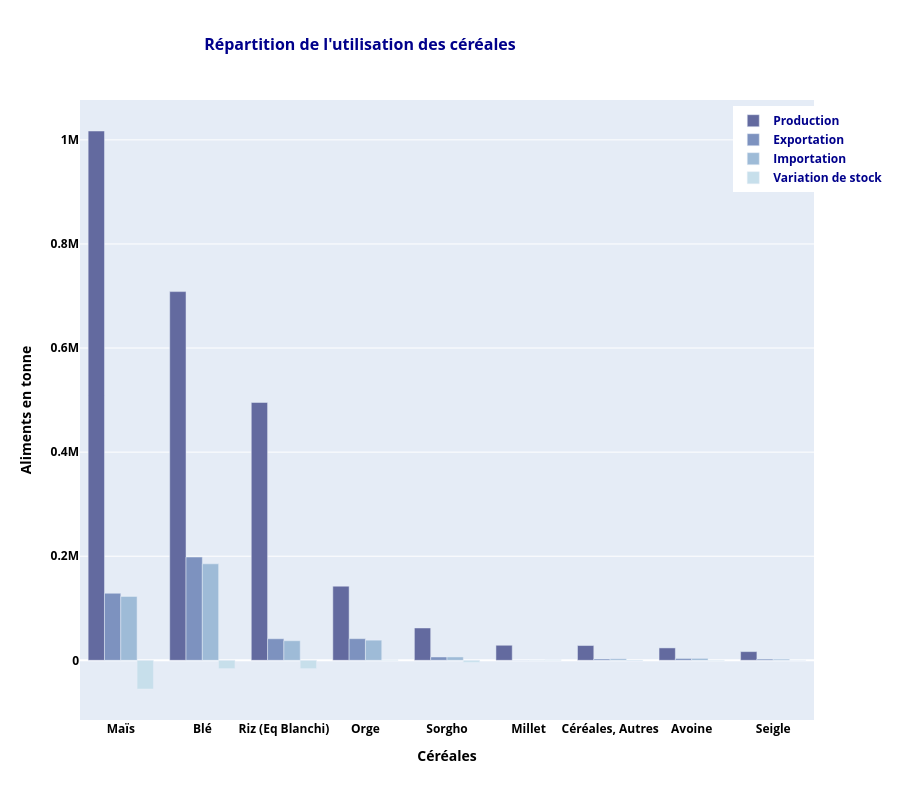

The notebook cell saved with this chart:
### Code cell
#Graphique en barre représentant l'utilisation de chaque céréales 

#Tri de la disponibilité des céréales par nourriture pour les humains
utilisation_cereales_groupby_cereales_order_by_production = utilisation_cereales_groupby_cereales.sort_values(by='Production_tonne', ascending=False)

#Liste des nom des céréales
liste_nom_cereales = list(utilisation_cereales_groupby_cereales_order_by_production['Produit'])

#Liste de la quantité des céréales utilisée pour l'exportation'
liste_exportation_cereales = list(utilisation_cereales_groupby_cereales_order_by_production['Exportations_tonne'])

#Liste de la quantité des céréales utilisée pour l'importation'
liste_importation_cereales = list(utilisation_cereales_groupby_cereales_order_by_production['Importations_tonne'])

#Liste de la quantité des céréales utilisée pour la production
liste_production_cereales = list(utilisation_cereales_groupby_cereales_order_by_production['Production_tonne'])

#Liste de la quantité des céréales utilisée pour la variation de stock
liste_variation_stock_cereales = list(utilisation_cereales_groupby_cereales_order_by_production['Variation_stock_tonne'])


#Graphique

font_title = {
  'color':  'darkblue',
  'weight': 'bold',
  'size':16
}

font_label = {
  'color':  'darkblue',
  'weight': 'bold',
  'size':12
}

fig = go.Figure(
    data=[
        go.Bar(name='Production', x=liste_nom_cereales, y=liste_production_cereales, marker_color='#636A9F'),
        go.Bar(name='Exportation', x=liste_nom_cereales, y=liste_exportation_cereales, marker_color='#7D92BF'),
        go.Bar(name='Importation', x=liste_nom_cereales, y=liste_importation_cereales, marker_color='#9EBBD7'),       
        go.Bar(name='Variation de stock', x=liste_nom_cereales, y=liste_variation_stock_cereales, marker_color='#C7DFEB')
    ],
    layout = go.Layout(
        title = go.layout.Title(text = "Répartition de l'utilisation des céréales", font=font_title, x = 0.4),
        xaxis = go.layout.XAxis(title = 'Céréales', color='black'),
        yaxis = go.layout.YAxis(title = 'Aliments en tonne', color='black')
    )
)

fig.update_layout(
    barmode='group',
    height=800,
    font=font_label,
    legend=dict(x=0.89, y=0.99)
)
fig.show()

### Figure 1 — Plotly figure (JSON) as saved in the notebook; plotly's stock layout.template omitted (floating-point values rounded to 4 significant figures)
{"data": [{"marker": {"color": "#636A9F"}, "name": "Production", "type": "bar", "x": ["Maïs", "Blé", "Riz (Eq Blanchi)", "Orge", "Sorgho", "Millet", "Céréales, Autres", "Avoine", "Seigle"], "y": [1017029, 708443, 495447, 142462, 62116, 28909, 28412, 23816, 16711]}, {"marker": {"color": "#7D92BF"}, "name": "Exportation", "type": "bar", "x": ["Maïs", "Blé", "Riz (Eq Blanchi)", "Orge", "Sorgho", "Millet", "Céréales, Autres", "Avoine", "Seigle"], "y": [128787, 198380, 41445, 41585, 6388, 276, 2540, 3531, 2372]}, {"marker": {"color": "#9EBBD7"}, "name": "Importation", "type": "bar", "x": ["Maïs", "Blé", "Riz (Eq Blanchi)", "Orge", "Sorgho", "Millet", "Céréales, Autres", "Avoine", "Seigle"], "y": [122691, 185377, 37618, 38689, 6418, 343, 2882, 3708, 2251]}, {"marker": {"color": "#C7DFEB"}, "name": "Variation de stock", "type": "bar", "x": ["Maïs", "Blé", "Riz (Eq Blanchi)", "Orge", "Sorgho", "Millet", "Céréales, Autres", "Avoine", "Seigle"], "y": [-55136, -15948, -15958, 876, -3913, 933, -1267, -577, -25]}], "layout": {"barmode": "group", "font": {"color": "darkblue", "size": 12, "weight": "bold"}, "height": 800, "legend": {"x": 0.89, "y": 0.99}, "title": {"font": {"color": "darkblue", "size": 16, "weight": "bold"}, "text": "Répartition de l'utilisation des céréales", "x": 0.4}, "xaxis": {"color": "black", "title": {"text": "Céréales"}}, "yaxis": {"color": "black", "title": {"text": "Aliments en tonne"}}}}
